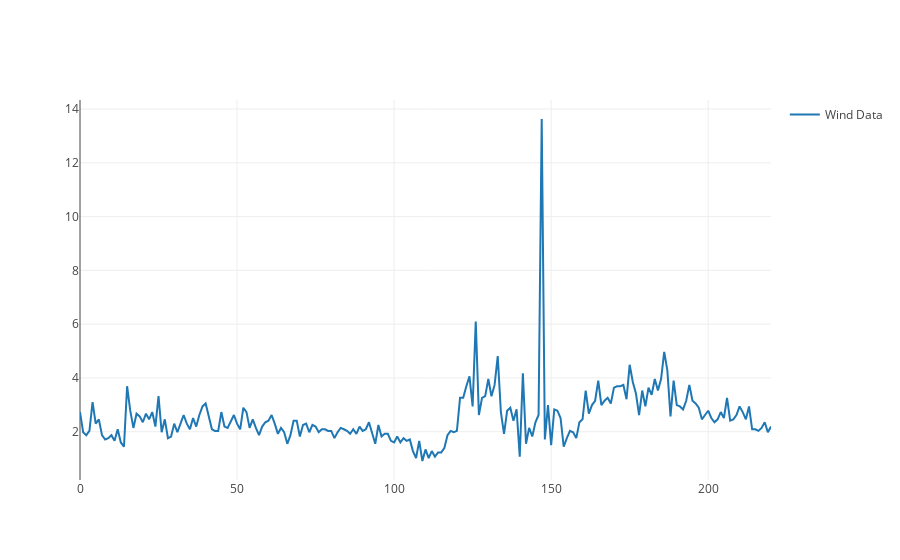

Notebook cell for this chart:
### Markdown cell above
## Plot the Data
Let's look at our data in its raw form before doing any filtering.

### Code cell
trace1 = go.Scatter(
    x=list(range(len(list(data['10 Min Std Dev'])))),
    y=list(data['10 Min Std Dev']),
    mode='lines',
    name='Wind Data'
)

layout = go.Layout(
    showlegend=True
)

trace_data = [trace1]
fig = go.Figure(data=trace_data, layout=layout)
py.iplot(fig, filename='wind-raw-data-plot')

### Figure 1 — Plotly figure (JSON) as saved in the notebook; plotly's stock layout.template omitted (floating-point values rounded to 4 significant figures; data arrays with more than 128 entries replaced by an {"elided": "..."} marker saying what was removed)
{"data": [{"mode": "lines", "name": "Wind Data", "type": "scatter", "uid": "efb12af5-b504-4106-9111-d75b1df602b6", "x": {"elided": "221 int values"}, "y": {"elided": "221 float values"}}], "layout": {"autosize": true, "hovermode": "closest", "showlegend": true, "xaxis": {"autorange": true, "range": [0, 220], "showspikes": false, "type": "linear"}, "yaxis": {"autorange": true, "range": [0.2033, 14.34], "showspikes": false, "type": "linear"}}}
